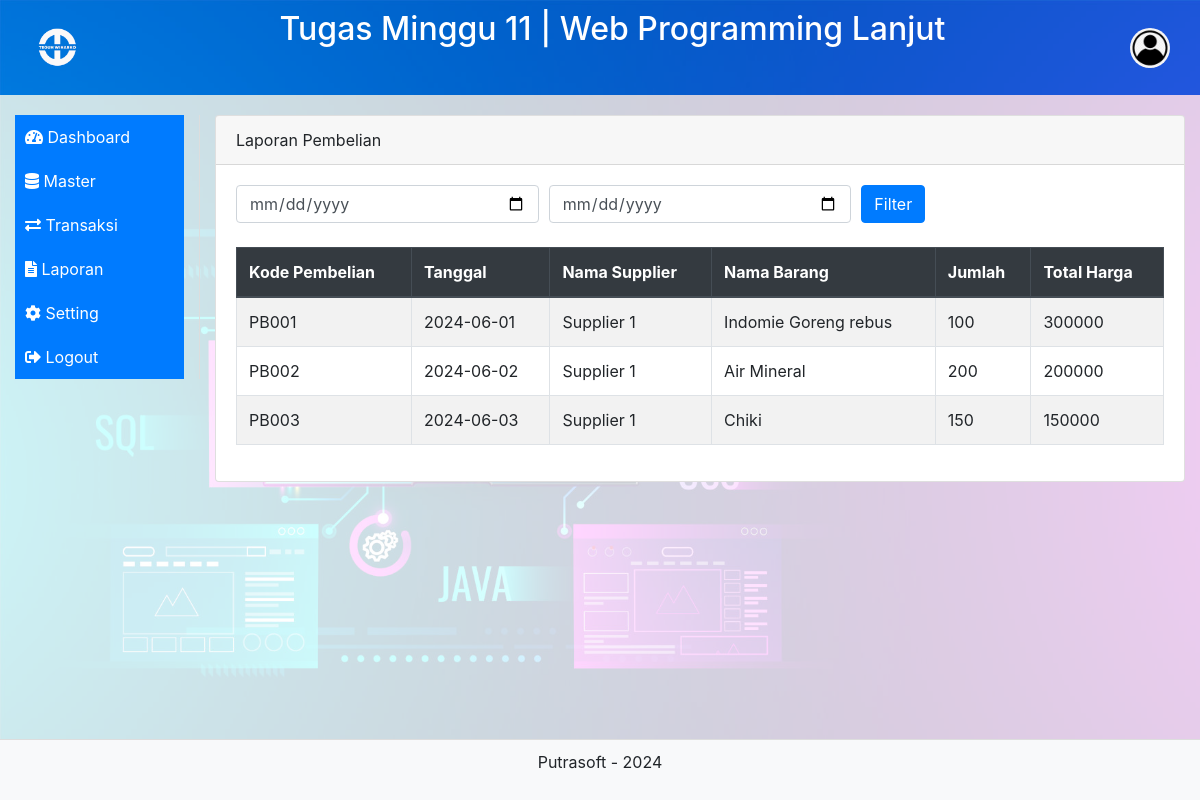
Page /laporan_pembelian.php on the committed database.
### tables this page shows
CREATE TABLE IF NOT EXISTS `pembelian` (
  `Kode_Pembelian` varchar(100) NOT NULL,
  `Tanggal` date NOT NULL,
  `Kode_Supplier` varchar(100) NOT NULL,
  `Kode_Barang` varchar(10) NOT NULL,
  `Jumlah` int(11) NOT NULL,
  `Total_Harga` decimal(10,0) NOT NULL,
  PRIMARY KEY (`Kode_Pembelian`)
);

CREATE TABLE IF NOT EXISTS `supplier` (
  `Kode_Supplier` varchar(100) NOT NULL,
  `Nama` varchar(100) NOT NULL,
  `Alamat` text NOT NULL,
  `Email` varchar(100) NOT NULL,
  `Telepon` varchar(100) NOT NULL,
  `Foto` varchar(255) NOT NULL,
  PRIMARY KEY (`Kode_Supplier`)
);

CREATE TABLE IF NOT EXISTS `barang` (
  `Kode` varchar(10) NOT NULL DEFAULT '',
  `Nama` varchar(255) DEFAULT NULL,
  `Kode_Jenis` varchar(50) NOT NULL,
  `Harga` decimal(10,0) DEFAULT NULL,
  PRIMARY KEY (`Kode`)
);

### laporan_pembelian.php (the view)
<?php
include("header.php");
require 'db.php';
echo '<div class="container-fluid">';
echo '<div class="row">';
echo '<nav class="col-md-2 sidebar">';
include("menu.php");
echo '</nav>';
echo '<main class="col-md-10 content">';
echo '<div class="card">';
echo '<div class="card-header">Laporan Pembelian</div>';
echo '<div class="card-body">';
echo '<form method="post" class="mb-4">';
echo '<div class="form-row">';
echo '<div class="col">';
echo '<input type="date" name="start_date" class="form-control" placeholder="Start Date">';
echo '</div>';
echo '<div class="col">';
echo '<input type="date" name="end_date" class="form-control" placeholder="End Date">';
echo '</div>';
echo '<div class="col">';
echo '<button type="submit" class="btn btn-primary">Filter</button>';
echo '</div>';
echo '</div>';
echo '</form>';
$start_date = isset($_POST['start_date']) ? $_POST['start_date'] : '1970-01-01';
$end_date = isset($_POST['end_date']) ? $_POST['end_date'] : date('Y-m-d');
$sql = "SELECT pembelian.Kode_Pembelian, pembelian.Tanggal, supplier.Nama AS Nama_Supplier, barang.Nama AS Nama_Barang, pembelian.Jumlah, pembelian.Total_Harga
        FROM pembelian
        JOIN supplier ON pembelian.Kode_Supplier = supplier.Kode_Supplier
        JOIN barang ON pembelian.Kode_Barang = barang.Kode
        WHERE pembelian.Tanggal BETWEEN :start_date AND :end_date";
$stmt = $conn->prepare($sql);
$stmt->bindValue(':start_date', $start_date);
$stmt->bindValue(':end_date', $end_date);
$stmt->execute();
$purchases = $stmt->fetchAll(PDO::FETCH_ASSOC);
if ($purchases) {
    echo '<div class="table-responsive">';
    echo '<table class="table table-bordered table-striped">';
    echo '<thead class="thead-dark">';
    echo '<tr>';
    echo '<th scope="col">Kode Pembelian</th>';
    echo '<th scope="col">Tanggal</th>';
    echo '<th scope="col">Nama Supplier</th>';
    echo '<th scope="col">Nama Barang</th>';
    echo '<th scope="col">Jumlah</th>';
    echo '<th scope="col">Total Harga</th>';
    echo '</tr>';
    echo '</thead>';
    echo '<tbody>';
    foreach ($purchases as $purchase) {
        echo '<tr>';
        echo '<td>' . htmlspecialchars($purchase['Kode_Pembelian']) . '</td>';
        echo '<td>' . htmlspecialchars($purchase['Tanggal']) . '</td>';
        echo '<td>' . htmlspecialchars($purchase['Nama_Supplier']) . '</td>';
        echo '<td>' . htmlspecialchars($purchase['Nama_Barang']) . '</td>';
        echo '<td>' . htmlspecialchars($purchase['Jumlah']) . '</td>';
        echo '<td>' . htmlspecialchars($purchase['Total_Harga']) . '</td>';
        echo '</tr>';
    }
    echo '</tbody>';
    echo '</table>';
    echo '</div>';
} else {
    echo '<div class="alert alert-warning">No purchases found for the selected date range.</div>';
}
echo '</div>';
echo '</div>';
echo '</main>';
echo '</div>';
echo '</div>';
include("footer.php");
?>

### header.php (shortened to what this page needs)
<?php
$title = "Tugas Minggu 11 | Web Programming Lanjut";
?>
<!doctype html>
<html lang="en">
<head>
    <link rel="stylesheet" href="https://stackpath.bootstrapcdn.com/bootstrap/4.4.1/css/bootstrap.min.css">
    <link rel="stylesheet" href="//cdn.datatables.net/1.10.20/css/jquery.dataTables.min.css">
    <link rel="stylesheet" href="https://cdnjs.cloudflare.com/ajax/libs/font-awesome/5.15.4/css/all.min.css">
</head>
<body>
	<header class="header">
    	<img src="assets/img/logo.png" alt="Logo">
    	<h2><?php echo $title; ?></h2>
    	<div class="profile">
        	<img src="assets/img/profile.png" alt="Profile Picture">
    	</div>
	</header>

### menu.php (shortened to what this page needs)
<link rel="stylesheet" href="https://cdnjs.cloudflare.com/ajax/libs/font-awesome/5.15.4/css/all.min.css">
<div id="accordion">
    <button class="accordion-button" type="button" data-toggle="collapse" data-target="#menu0" aria-expanded="true" aria-controls="menu0">
        <a href="content.php" style="text-decoration:none"><font color=white><i class="fas fa-tachometer-alt"></i> Dashboard</font></a>
    </button>
    <button class="accordion-button" type="button" data-toggle="collapse" data-target="#menu1" aria-expanded="true" aria-controls="menu1">
        <i class="fas fa-database"></i> Master
    </button>
    <button class="accordion-button" type="button" data-toggle="collapse" data-target="#menu2" aria-expanded="false" aria-controls="menu2">
        <i class="fas fa-exchange-alt"></i> Transaksi
    </button>
	<button class="accordion-button" type="button" data-toggle="collapse" data-target="#menu3" aria-expanded="true" aria-controls="menu3">
        <i class="fas fa-file-alt"></i> Laporan
    </button>
    <button class="accordion-button" type="button" data-toggle="collapse" data-target="#menu4" aria-expanded="true" aria-controls="menu4">
        <i class="fas fa-cog"></i> Setting
    </button>
	<button class="accordion-button" type="button" data-toggle="collapse" data-target="#menu5" aria-expanded="true" aria-controls="menu5">
        <a href="logout.php" style="text-decoration:none"><font color=white><i class="fas fa-sign-out-alt"></i> Logout</font></a>
    </button>
</div>

### footer.php (shortened to what this page needs)
<!DOCTYPE html>
<html lang="en">
<head>
    <link rel="stylesheet" href="https://stackpath.bootstrapcdn.com/bootstrap/4.4.1/css/bootstrap.min.css">
    <link rel="stylesheet" href="//cdn.datatables.net/1.10.20/css/jquery.dataTables.min.css">
</head>
<body>
<div class="footer">
    <p>Putrasoft - <?php echo date("Y"); ?></p>
</div>
</body>
</html>

### header.php (style rules this page uses)
body { display: flex; flex-direction: column; min-height: 100vh; background-image: url('assets/img/background.jpg'); background-size: cover; background-repeat: no-repeat; background-attachment: fixed; }
.container-fluid { flex: 1; background-color: rgba(255, 255, 255, 0.8); }
.sidebar { height: 100%; border-right: 1px solid #ddd; padding-right: 10px; margin-top: 20px; }
.content { padding: 20px; }
.footer { background-color: #f8f9fa; text-align: center; padding: 10px; border-top: 1px solid #ddd; }
.accordion-button { width: 100%; text-align: left; padding: 10px; background-color: #007bff; color: white; border: none; }
.header { display: flex; justify-content: space-between; align-items: left; background-color: rgba(0, 123, 255, 0.7); color: white; padding: 10px 20px; }
.header img { max-height: 75px; }
.profile { display: flex; align-items: center; }
.profile img { border-radius: 50%; max-height: 40px; margin-right: 10px; }

### rows in the picture
pembelian: Kode_Pembelian "PB001", Tanggal "2024-06-01", Kode_Supplier.Nama "Supplier 1", Kode_Barang.Nama "Indomie Goreng rebus", Jumlah "100", Total_Harga "300000"
pembelian: Kode_Pembelian "PB002", Tanggal "2024-06-02", Kode_Supplier.Nama "Supplier 1", Kode_Barang.Nama "Air Mineral", Jumlah "200", Total_Harga "200000"
pembelian: Kode_Pembelian "PB003", Tanggal "2024-06-03", Kode_Supplier.Nama "Supplier 1", Kode_Barang.Nama "Chiki", Jumlah "150", Total_Harga "150000"

### other values in the picture
$title "Tugas Minggu 11 | Web Programming Lanjut"
